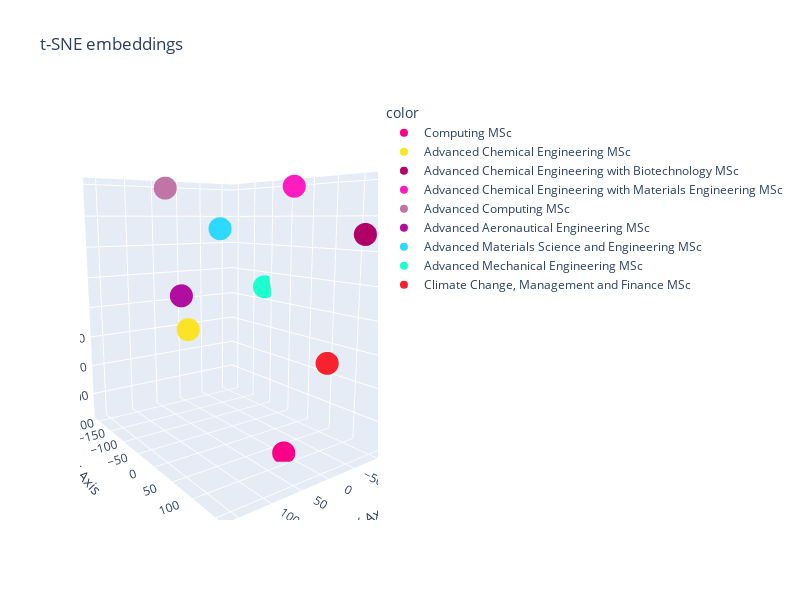

Here is the notebook cell this chart was saved with:
### Code cell
from sklearn.manifold import TSNE
import plotly.express as px
import plotly
prefers = [
    # "I like apple",
    # "I like fruit",
    # "I don't like apple",
    # "I don't like fruit",
    "Computing MSc",
    "Advanced Chemical Engineering MSc",
    "Advanced Chemical Engineering with Biotechnology MSc",
    "Advanced Chemical Engineering with Materials Engineering MSc",
    "Advanced Computing MSc",
    "Advanced Aeronautical Engineering MSc",
    "Advanced Materials Science and Engineering MSc",
    "Advanced Mechanical Engineering MSc",
    "Climate Change, Management and Finance MSc",
]

# 2. Calculate embeddings by calling model.encode()
embeddings = model.encode([f'{m}' for m in prefers])
print(embeddings.shape)
# [3, 384]

# 3. Calculate the embedding similarities
similarities = model.similarity(embeddings, embeddings)
print(similarities)
embeddings_array = embeddings
tsne_model = TSNE(n_components=3, perplexity=3, random_state=42)
tsne_embeddings_values = tsne_model.fit_transform(embeddings_array)

fig = px.scatter_3d(
    x = tsne_embeddings_values[:,0], 
    y = tsne_embeddings_values[:,1],
    z = tsne_embeddings_values[:,2],
    color = prefers,
    hover_name = prefers,
    title = 't-SNE embeddings', width = 800, height = 600,
    color_discrete_sequence = plotly.colors.qualitative.Alphabet_r,
    labels={'x': 'X Axis', 'y': 'Y Axis', 'z': 'Z Axis'}
)
fig.show()

### Figure 1 — Plotly figure (JSON) as saved in the notebook; plotly's stock layout.template omitted (floating-point values rounded to 4 significant figures)
{"data": [{"hovertemplate": "<b>%{hovertext}</b><br><br>color=Computing MSc<br>X Axis=%{x}<br>Y Axis=%{y}<br>Z Axis=%{z}<extra></extra>", "hovertext": ["Computing MSc"], "legendgroup": "Computing MSc", "marker": {"color": "#FA0087", "symbol": "circle"}, "mode": "markers", "name": "Computing MSc", "scene": "scene", "showlegend": true, "type": "scatter3d", "x": [13.74], "y": [90.69], "z": [-231.4]}, {"hovertemplate": "<b>%{hovertext}</b><br><br>color=Advanced Chemical Engineering MSc<br>X Axis=%{x}<br>Y Axis=%{y}<br>Z Axis=%{z}<extra></extra>", "hovertext": ["Advanced Chemical Engineering MSc"], "legendgroup": "Advanced Chemical Engineering MSc", "marker": {"color": "#FBE426", "symbol": "circle"}, "mode": "markers", "name": "Advanced Chemical Engineering MSc", "scene": "scene", "showlegend": true, "type": "scatter3d", "x": [63.24], "y": [-83.5], "z": [-76.72]}, {"hovertemplate": "<b>%{hovertext}</b><br><br>color=Advanced Chemical Engineering with Biotechnology MSc<br>X Axis=%{x}<br>Y Axis=%{y}<br>Z Axis=%{z}<extra></extra>", "hovertext": ["Advanced Chemical Engineering with Biotechnology MSc"], "legendgroup": "Advanced Chemical Engineering with Biotechnology MSc", "marker": {"color": "#B00068", "symbol": "circle"}, "mode": "markers", "name": "Advanced Chemical Engineering with Biotechnology MSc", "scene": "scene", "showlegend": true, "type": "scatter3d", "x": [-64.01], "y": [153.8], "z": [76.16]}, {"hovertemplate": "<b>%{hovertext}</b><br><br>color=Advanced Chemical Engineering with Materials Engineering MSc<br>X Axis=%{x}<br>Y Axis=%{y}<br>Z Axis=%{z}<extra></extra>", "hovertext": ["Advanced Chemical Engineering with Materials Engineering MSc"], "legendgroup": "Advanced Chemical Engineering with Materials Engineering MSc", "marker": {"color": "#FC1CBF", "symbol": "circle"}, "mode": "markers", "name": "Advanced Chemical Engineering with Materials Engineering MSc", "scene": "scene", "showlegend": true, "type": "scatter3d", "x": [-75.18], "y": [5.267], "z": [144.9]}, {"hovertemplate": "<b>%{hovertext}</b><br><br>color=Advanced Computing MSc<br>X Axis=%{x}<br>Y Axis=%{y}<br>Z Axis=%{z}<extra></extra>", "hovertext": ["Advanced Computing MSc"], "legendgroup": "Advanced Computing MSc", "marker": {"color": "#C075A6", "symbol": "circle"}, "mode": "markers", "name": "Advanced Computing MSc", "scene": "scene", "showlegend": true, "type": "scatter3d", "x": [29.67], "y": [-208.5], "z": [148.5]}, {"hovertemplate": "<b>%{hovertext}</b><br><br>color=Advanced Aeronautical Engineering MSc<br>X Axis=%{x}<br>Y Axis=%{y}<br>Z Axis=%{z}<extra></extra>", "hovertext": ["Advanced Aeronautical Engineering MSc"], "legendgroup": "Advanced Aeronautical Engineering MSc", "marker": {"color": "#B10DA1", "symbol": "circle"}, "mode": "markers", "name": "Advanced Aeronautical Engineering MSc", "scene": "scene", "showlegend": true, "type": "scatter3d", "x": [162.4], "y": [65.15], "z": [4.727]}, {"hovertemplate": "<b>%{hovertext}</b><br><br>color=Advanced Materials Science and Engineering MSc<br>X Axis=%{x}<br>Y Axis=%{y}<br>Z Axis=%{z}<extra></extra>", "hovertext": ["Advanced Materials Science and Engineering MSc"], "legendgroup": "Advanced Materials Science and Engineering MSc", "marker": {"color": "#2ED9FF", "symbol": "circle"}, "mode": "markers", "name": "Advanced Materials Science and Engineering MSc", "scene": "scene", "showlegend": true, "type": "scatter3d", "x": [31.02], "y": [-40.68], "z": [81.47]}, {"hovertemplate": "<b>%{hovertext}</b><br><br>color=Advanced Mechanical Engineering MSc<br>X Axis=%{x}<br>Y Axis=%{y}<br>Z Axis=%{z}<extra></extra>", "hovertext": ["Advanced Mechanical Engineering MSc"], "legendgroup": "Advanced Mechanical Engineering MSc", "marker": {"color": "#1CFFCE", "symbol": "circle"}, "mode": "markers", "name": "Advanced Mechanical Engineering MSc", "scene": "scene", "showlegend": true, "type": "scatter3d", "x": [-115.7], "y": [-110.4], "z": [-25.33]}, {"hovertemplate": "<b>%{hovertext}</b><br><br>color=Climate Change, Management and Finance MSc<br>X Axis=%{x}<br>Y Axis=%{y}<br>Z Axis=%{z}<extra></extra>", "hovertext": ["Climate Change, Management and Finance MSc"], "legendgroup": "Climate Change, Management and Finance MSc", "marker": {"color": "#F6222E", "symbol": "circle"}, "mode": "markers", "name": "Climate Change, Management and Finance MSc", "scene": "scene", "showlegend": true, "type": "scatter3d", "x": [-71.22], "y": [88.74], "z": [-114.5]}], "layout": {"height": 600, "legend": {"title": {"text": "color"}, "tracegroupgap": 0}, "scene": {"aspectmode": "auto", "aspectratio": {"x": 0.8252, "y": 1.075, "z": 1.127}, "camera": {"center": {"x": 0, "y": 0, "z": 0}, "eye": {"x": 1.253, "y": 1.723, "z": 0.3871}, "projection": {"type": "perspective"}, "up": {"x": 0, "y": 0, "z": 1}}, "domain": {"x": [0, 1], "y": [0, 1]}, "xaxis": {"title": {"text": "X Axis"}, "type": "linear"}, "yaxis": {"title": {"text": "Y Axis"}, "type": "linear"}, "zaxis": {"title": {"text": "Z Axis"}, "type": "linear"}}, "title": {"text": "t-SNE embeddings"}, "width": 800}}
